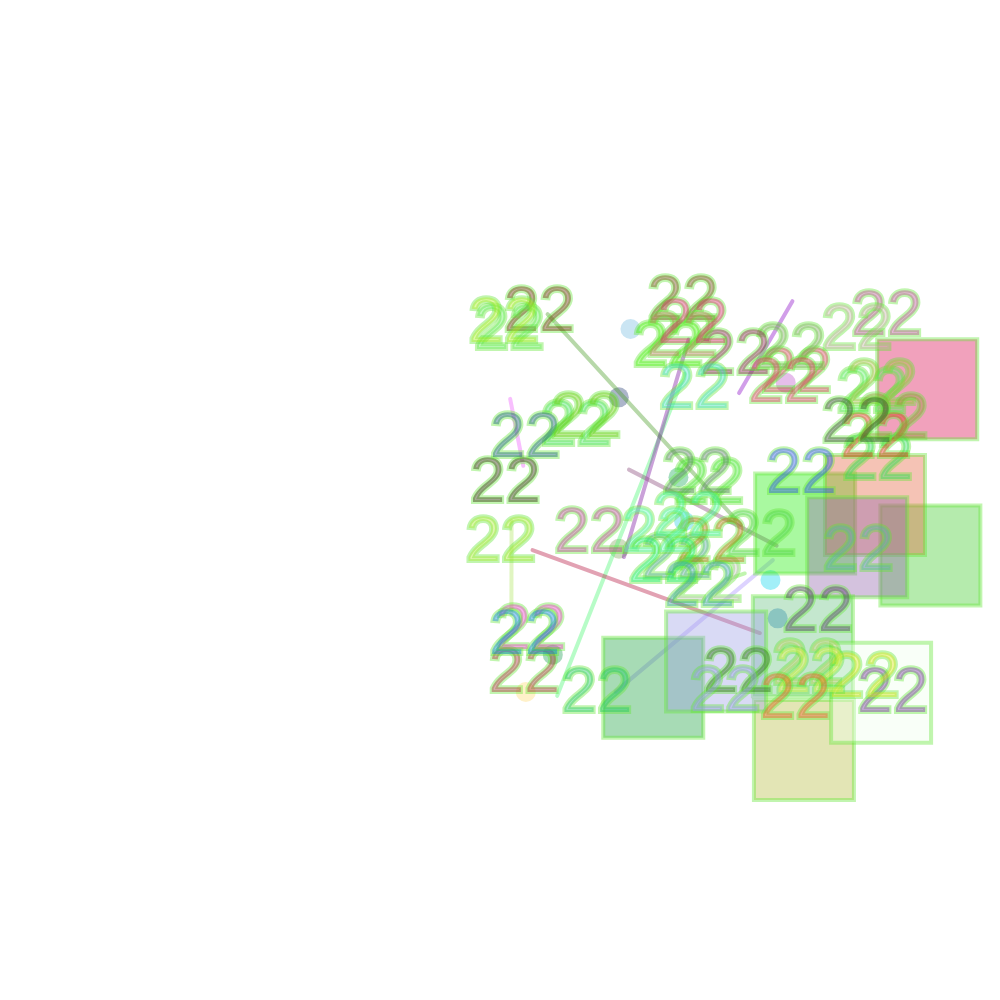
Frame 1 (no input)
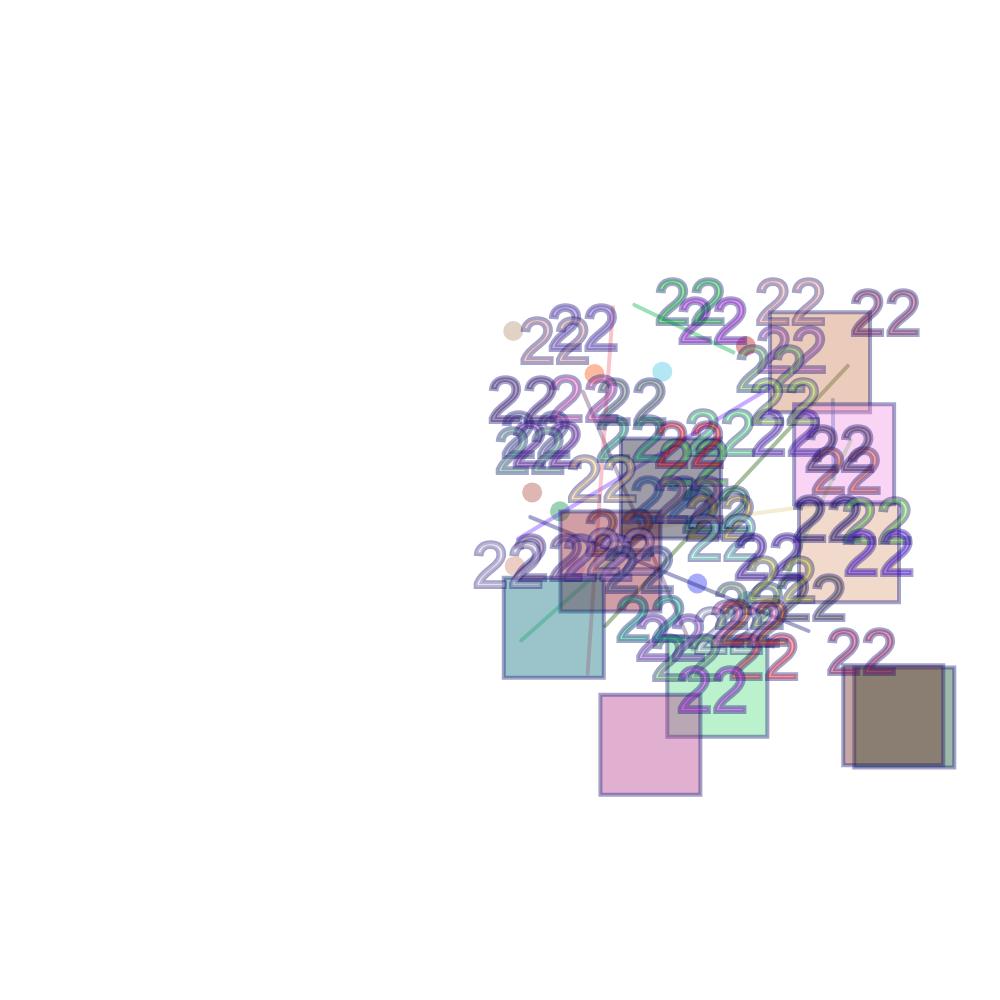
Frame 60 (no input)
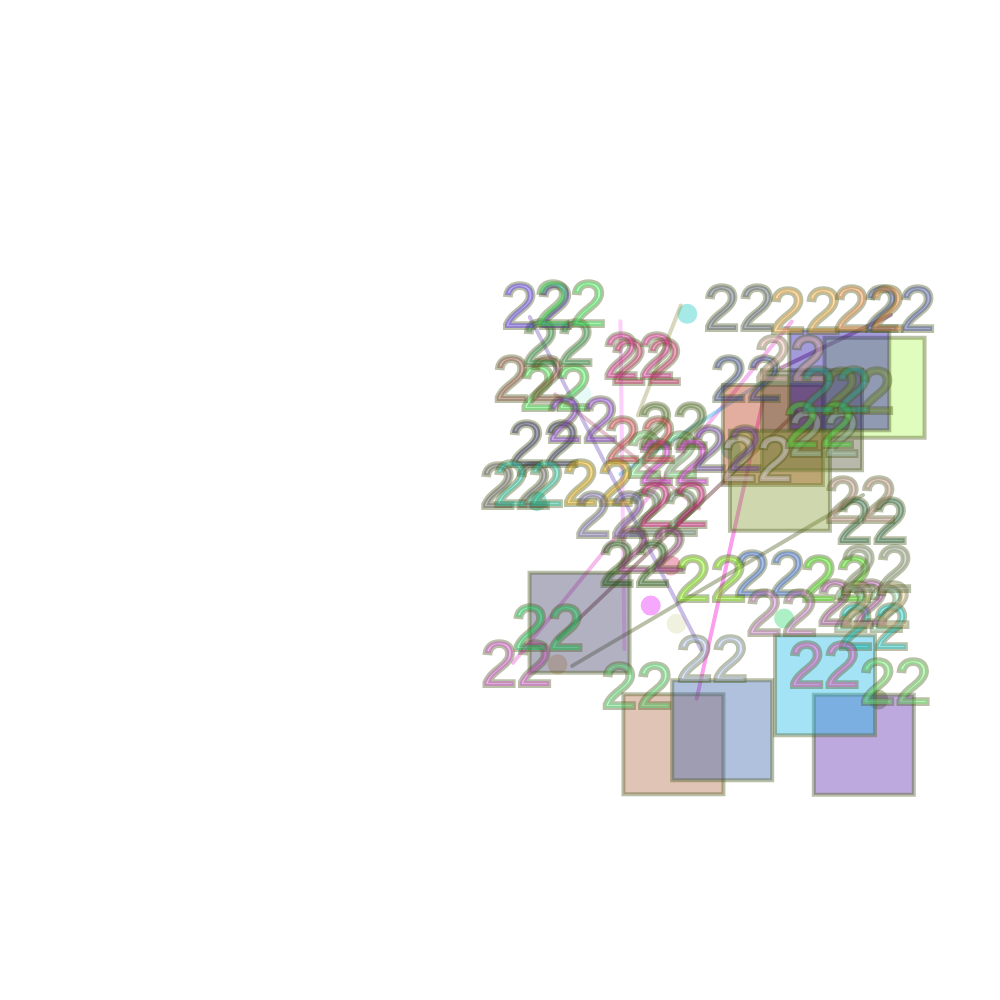
Frame 120 (the mouse pressed at the canvas centre since frame 60)

The p5.js sketch that drew these frames (run headless with seeded random() and noise() and a simulated clock; from frame 60 on, the mouse is pressed at the canvas centre):

// p5.js sketch
// ── sketch.js
let angle = 0;
let speed = 0.05;

function setup() {
  createCanvas(1000, 1000);
  textSize(5000);
  textAlign(CENTER, CENTER);
}

function draw() {
  background(255);
  translate(width / 2, height / 2);

  let r = map(sin(angle), -1, 1, 200, 200);
  let x = r * cos(angle);
  let y = r * sin(angle);


  noStroke();
  fill(255);
  text("2", x, y);


  for (let i = 0; i < 10; i++) {
    let randX = x + random(-200, 200);
    let randY = y + random(-200, 200);
    fill(random(255), random(255), random(255), 100);
    ellipse(randX, randY, 20, 20);
  }


  for (let i = 0; i < 10; i++) {
    let startX = x + random(-200, 200);
    let startY = y + random(-200, 200);
    let endX = x + random(-200, 200);
    let endY = y + random(-200, 200);
    stroke(random(255), random(255), random(255), 100);
    strokeWeight(4);
    line(startX, startY, endX, endY);
  }


  for (let i = 0; i < 10; i++) {
    let randX = x + random(-200, 200);
    let randY = y + random(-200, 200);
    fill(random(255), random(255), random(255), 100);
    rect(randX, randY, 100, 100);
  }


  for (let i = 0; i < 50; i++) {
    let randX = x + random(-200, 200);
    let randY = y + random(-200, 200);
    fill(random(255), random(255), random(255), 100);
    textSize(64);
    text("22", randX, randY);
  }
}
